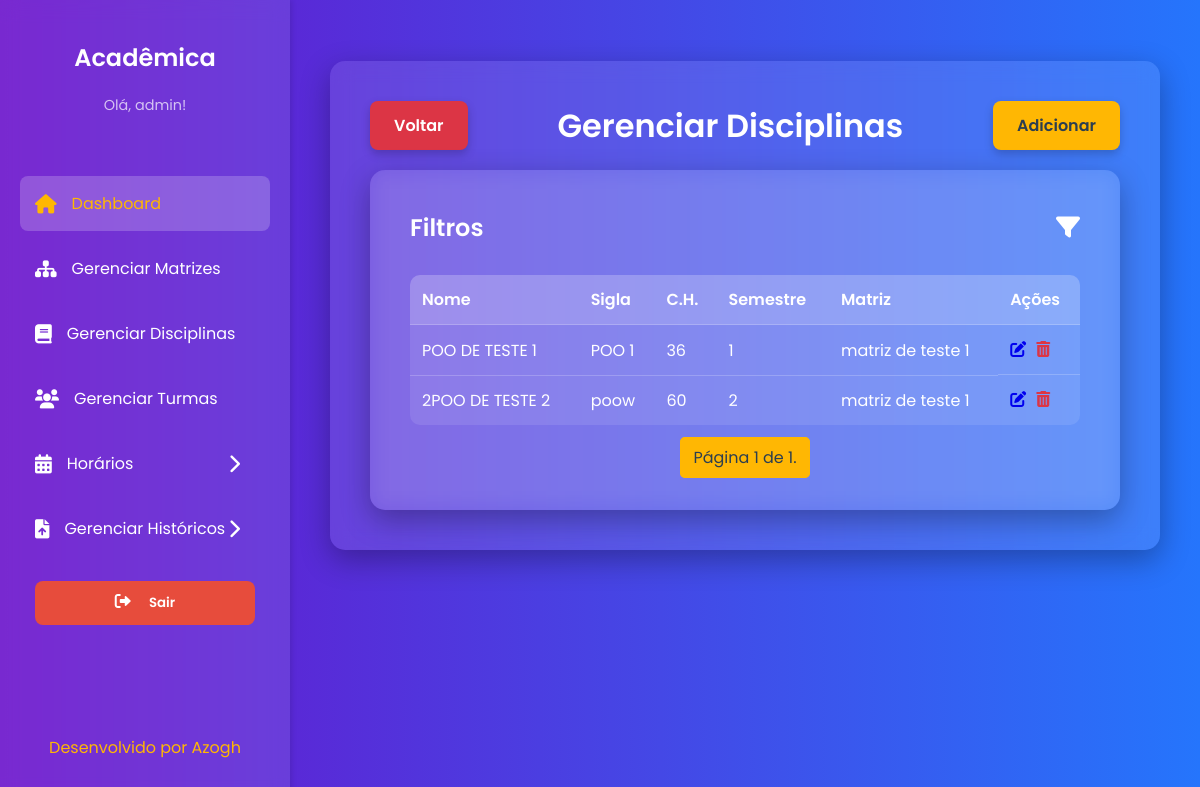
The page /disciplinas/ (signed in) on the database as committed earlier.
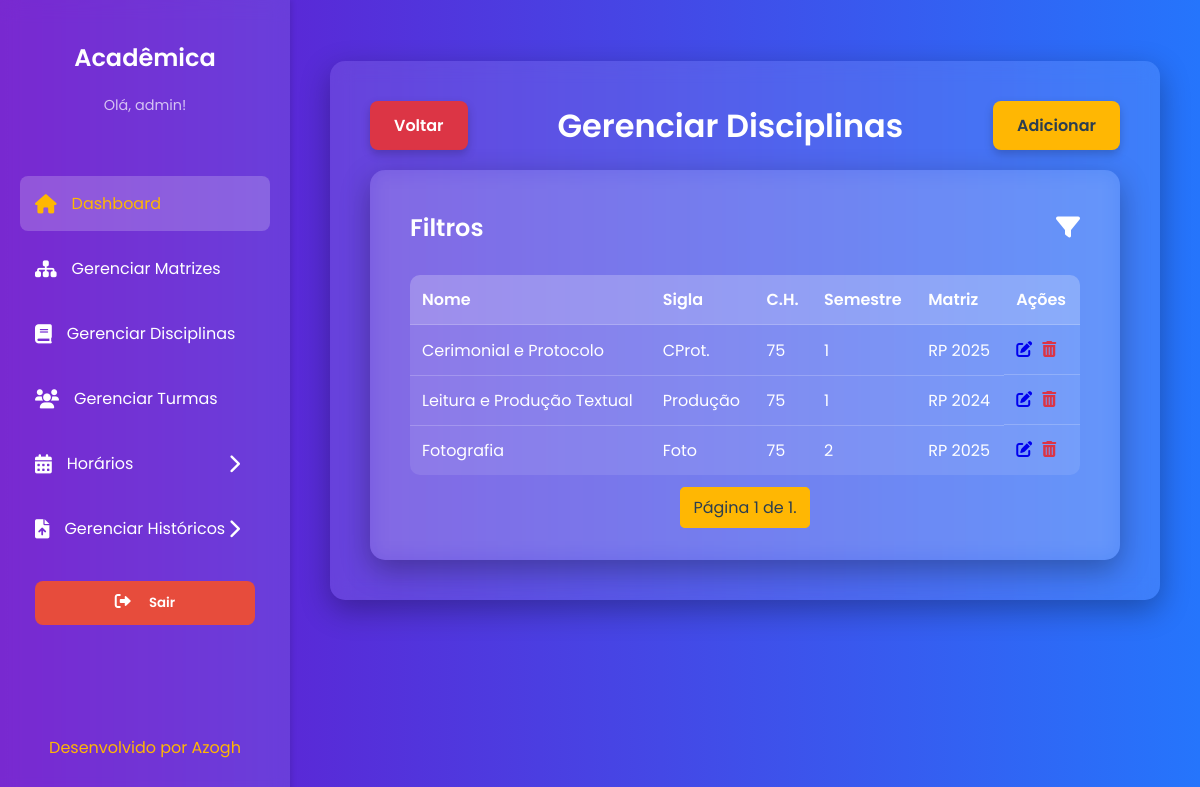
The same page on the database as committed later.
### core/models.py (models this page shows, shortened)
class Usuario(AbstractUser):
    gestao_inicio = models.DateField(
        null=True,
        blank=True,
        verbose_name="Início da Gestão"
    )
    portaria = models.CharField(
        max_length=15,
        null=True,
        blank=True,
        verbose_name="Número da Portaria"
    )
    groups = models.ManyToManyField(
        'auth.Group',
        related_name='core_usuarios',
        blank=True,
        help_text='The groups this user belongs to.',
        related_query_name='core_usuario',
        verbose_name="Grupos de Usuário"
    )
    user_permissions = models.ManyToManyField(
        'auth.Permission',
        related_name='core_usuarios',
        blank=True,
        help_text='Specific permissions for this user.',
        related_query_name='core_usuario',
        verbose_name="Permissões de Usuário"
    )
    class Meta:
        db_table = 'USUARIO'
        verbose_name = "Usuário"
        verbose_name_plural = "Usuários"

class Disciplinas(models.Model):
    nome = models.CharField(max_length=100)
    sigla = models.CharField(max_length=10)
    ch = models.IntegerField(verbose_name="Carga Horária")
    semestre = models.PositiveSmallIntegerField()
    codigo = models.CharField(max_length=10)
    matriz_curricular = models.ForeignKey(
        MatrizCurricular,
        on_delete=models.CASCADE,
        verbose_name="Matriz Curricular"
    )
    usuario = models.ForeignKey(
        Usuario,
        on_delete=models.CASCADE,
        verbose_name="Criado por"
    )
    pre_requisitos = models.ManyToManyField(
        'self',
        symmetrical=False,
        blank=True,
        verbose_name="Pré-requisitos"
    )
    class Meta:
        db_table = 'DISCIPLINAS'
        verbose_name = "Disciplina"
        verbose_name_plural = "Disciplinas"

class MatrizCurricular(models.Model):
    nome = models.CharField(max_length=45, verbose_name="Nome da Matriz")
    curso = models.ForeignKey(
        Curso,
        on_delete=models.CASCADE,
        verbose_name="Curso"
    )
    ch_total = models.IntegerField(verbose_name="Carga Horária Total")
    estagio = models.IntegerField(
        null=True,
        blank=True,
        verbose_name="Carga Horária Estágio"
    )
    acc = models.IntegerField(verbose_name="Carga Horária ACC")
    ano_referencia = models.IntegerField(verbose_name="Ano de Referência")
    usuario = models.ForeignKey(
        Usuario,
        on_delete=models.CASCADE,
        verbose_name="Criado por"
    )
    class Meta:
        db_table = 'MATRIZ_CURRICULAR'
        verbose_name = "Matriz Curricular"
        verbose_name_plural = "Matrizes Curriculares"

### core/views.py (the view)
# urls.py: path('disciplinas/', views.listar_disciplinas, name='listar_disciplinas'),
@login_required
def listar_disciplinas(request):
    disciplinas_list = Disciplinas.objects.all().order_by('semestre', 'nome')
    matriz_id = request.GET.get('matriz')
    semestre = request.GET.get('semestre')
    if matriz_id:
        disciplinas_list = disciplinas_list.filter(matriz_curricular__pk=matriz_id)
    if semestre:
        disciplinas_list = disciplinas_list.filter(semestre=semestre)
    matrizes_disponiveis = MatrizCurricular.objects.all()
    semestres_disponiveis = Disciplinas.objects.values_list('semestre', flat=True).distinct().order_by('semestre')
    paginator = Paginator(disciplinas_list, 15)
    page = request.GET.get('page')
    try:
        disciplinas = paginator.page(page)
    except PageNotAnInteger:
        disciplinas = paginator.page(1)
    except EmptyPage:
        disciplinas = paginator.page(paginator.num_pages)
    return render(request, 'core/disciplinas/listar_disciplinas.html', {
        'disciplinas': disciplinas,
        'matrizes_disponiveis': matrizes_disponiveis,
        'semestres_disponiveis': semestres_disponiveis,
    })

### core/templates/core/disciplinas/listar_disciplinas.html (shortened to what this page needs)
{% extends 'core/base.html' %}
{% load static %}
{% block content %}
    <div style="display: flex; justify-content: space-between; align-items: center; margin-bottom: 20px;">
        <a href="{% url 'painel' %}" class="cancel-button">Voltar</a>
        <h1 style="margin: 0; text-align: center; flex-grow: 1;">Gerenciar Disciplinas</h1>
        <a href="{% url 'adicionar_disciplina' %}" class="cta-button">Adicionar</a>
    </div>
    <div class="content-card">
        <div style="display: flex; justify-content: space-between; align-items: center;">
            <h2 style="margin: 0;">Filtros</h2>
            <a href="#" id="filter-toggle" style="font-size: 1.5em; color: var(--text-color);"><i class="fas fa-filter"></i></a>
        </div>
        <table style="margin-top: 30px;">
            <thead>
                <tr>
                    <th>Nome</th>
                    <th>Sigla</th>
                    <th>C.H.</th>
                    <th>Semestre</th>
                    <th>Matriz</th>
                    <th>Ações</th>
                </tr>
            </thead>
            <tbody>
                {% for disciplina in disciplinas %}
                <tr>
                    <td>{{ disciplina.nome }}</td>
                    <td>{{ disciplina.sigla }}</td>
                    <td>{{ disciplina.ch }}</td>
                    <td>{{ disciplina.semestre }}</td>
                    <td>{{ disciplina.matriz_curricular.nome }}</td>
                    <td style="display: flex; gap: 10px;">
                        <a href="{% url 'editar_disciplina' disciplina.pk %}"><i class="fas fa-pen-to-square"></i></a>
                        <a href="{% url 'excluir_disciplina' disciplina.pk %}" style="color: #dc3545;"><i class="fas fa-trash-can"></i></a>
                    </td>
                </tr>
                {% empty %}
                <tr>
                    <td colspan="6">Nenhuma disciplina encontrada.</td>
                </tr>
                {% endfor %}
            </tbody>
        </table>
        <div class="pagination">
            <span class="step-links">
                <span class="current">
                    Página {{ disciplinas.number }} de {{ disciplinas.paginator.num_pages }}.
                </span>
            </span>
        </div>
    </div>
{% endblock %}

### core/templates/core/base.html (shortened to what this page needs)
{% load static %}
<!DOCTYPE html>
<html lang="pt-br">
<head>
    <link rel="stylesheet" href="https://cdnjs.cloudflare.com/ajax/libs/font-awesome/6.0.0-beta3/css/all.min.css">
</head>
<body>
    <div class="dashboard-container">
        <aside class="sidebar">
            <div class="sidebar-header">
                <h2>Acadêmica</h2>
                <p>Olá, {{ user.username }}!</p>
            </div>
            <nav class="sidebar-nav">
                <ul>
                    <li><a href="{% url 'painel' %}" class="active"><i class="fas fa-home"></i> Dashboard</a></li>
                    <li><a href="{% url 'listar_matrizes' %}"><i class="fas fa-sitemap"></i> Gerenciar Matrizes</a></li>
                    <li><a href="{% url 'listar_disciplinas' %}"><i class="fas fa-book"></i> Gerenciar Disciplinas</a></li>
                    <li><a href="{% url 'listar_turmas' %}"><i class="fas fa-users"></i> Gerenciar Turmas</a></li>
                    <li class="dropdown-container">
                        <a href="#" id="horarios-dropdown-toggle" class="dropdown-toggle">
                            <i class="fas fa-calendar-alt"></i>
                            <span>Horários</span>
                            <i class="fas fa-chevron-right arrow"></i>
                        </a>
                    </li>
                    <li class="dropdown-container">
                        <a href="#" id="historicos-dropdown-toggle" class="dropdown-toggle">
                            <i class="fas fa-file-upload"></i>
                            <span>Gerenciar Históricos</span>
                            <i class="fas fa-chevron-right arrow"></i>
                        </a>
                    </li>
                    <li><a href="{% url 'logout' %}" style="text-decoration: none; display: block; margin-bottom: 15px;">
            <button type="button" style="
                width: 100%;
                background-color: #e74c3c;
                color: white;
                border: none;
                padding: 12px;
                border-radius: 8px;
                cursor: pointer;
                font-weight: 600;
                transition: background 0.3s;
                font-family: 'Poppins', sans-serif;">
                <i class="fas fa-sign-out-alt"></i> Sair
            </button>
        </a></li>
                </ul>
            </nav>
            <div class="footer">
                <a href="https://github.com/Azogh">Desenvolvido por Azogh</a>
            </div>
        </aside>
        <main class="main-content">
            <div class="header">
            </div>
            <div class="content-card">
                {% block content %}{% endblock %}
            </div>
        </main>
    </div>
</body>
</html>

### core/templates/core/base.html (style rules this page uses)
:root { --primary-color-dark: #6a11cb; --primary-color-light: #2575fc; --accent-color: #ffb703; --accent-color-hover: #fb8500; --text-color: #fff; --container-bg: rgba(255, 255, 255, 0.1); }
body { font-family: 'Poppins', sans-serif; background: linear-gradient(to right, var(--primary-color-dark), var(--primary-color-light)); color: var(--text-color); margin: 0; padding: 0; min-height: 100vh; box-sizing: border-box; }
.dashboard-container { display: flex; min-height: 100vh; }
.sidebar { width: 250px; background-color: rgba(255, 255, 255, 0.1); backdrop-filter: blur(10px); padding: 20px; box-shadow: 2px 0 5px rgba(0, 0, 0, 0.1); display: flex; flex-direction: column; transition: transform 0.3s ease; }
.sidebar-header { text-align: center; margin-bottom: 30px; }
.sidebar-header h2 { font-size: 1.5em; font-weight: 600; }
.sidebar-header p { font-size: 0.9em; color: rgba(255, 255, 255, 0.7); }
.sidebar-nav ul { list-style: none; padding: 0; }
.sidebar-nav a { display: flex; align-items: center; color: #fff; text-decoration: none; padding: 15px; margin-bottom: 10px; border-radius: 8px; transition: all 0.3s ease; font-weight: 400; }
.sidebar-nav a i { margin-right: 15px; font-size: 1.2em; }
.sidebar-nav a:hover, .sidebar-nav a.active { background-color: rgba(255, 255, 255, 0.2); color: #ffb703; }
.dropdown-container { position: relative; }
.dropdown-toggle { display: flex; align-items: center; color: #fff; text-decoration: none; padding: 15px; margin-bottom: 10px; border-radius: 8px; transition: all 0.3s ease; font-weight: 400; cursor: pointer; }
.dropdown-toggle i { margin-right: 15px; font-size: 1.2em; }
.dropdown-toggle .arrow { margin-left: auto; transition: transform 0.3s ease; }
.footer { margin-top: auto; text-align: center; padding: 20px; }
.footer a { color: #ffb703; text-decoration: none; font-size: 1em; transition: color 0.3s ease; }
.main-content { flex-grow: 1; padding: 40px; display: flex; flex-direction: column; }
.content-card { background-color: rgba(255, 255, 255, 0.1); backdrop-filter: blur(10px); padding: 40px; border-radius: 15px; box-shadow: 0 10px 30px rgba(0, 0, 0, 0.3); }
h1, h2 { font-weight: 600; }
.cta-button, .cancel-button, .delete-button { display: inline-block; padding: 12px 24px; background-color: var(--accent-color); color: #2c3e50; text-decoration: none; border-radius: 8px; font-weight: 600; transition: all 0.3s ease; box-shadow: 0 4px 10px rgba(0, 0, 0, 0.2); text-align: center; cursor: pointer; border: none; font-family: 'Poppins', sans-serif; }
.cancel-button { background-color: #dc3545; color: #fff; }
table { width: 100%; border-collapse: collapse; margin-top: 20px; background-color: rgba(255, 255, 255, 0.1); border-radius: 10px; overflow: hidden; }
th, td { padding: 12px; text-align: left; border-bottom: 1px solid rgba(255, 255, 255, 0.2); }
th { font-weight: 600; background-color: rgba(255, 255, 255, 0.15); }
tr:last-child td { border-bottom: none; }
.pagination { display: flex; justify-content: center; margin-top: 20px; gap: 10px; }
.pagination a, .pagination .current { padding: 8px 12px; border: 1px solid var(--accent-color); border-radius: 5px; color: var(--accent-color); transition: all 0.3s ease; }
.pagination .current { background-color: var(--accent-color); color: #2c3e50; cursor: default; }

Rows that differ between the two databases and show on the page:
removed Disciplinas: nome "POO DE TESTE 1", sigla "POO 1", ch "36", semestre "1", matriz_curricular.nome "matriz de teste 1"
removed Disciplinas: nome "2POO DE TESTE 2", sigla "poow", ch "60", semestre "2", matriz_curricular.nome "matriz de teste 1"
added Disciplinas: nome "Cerimonial e Protocolo", sigla "CProt.", ch "75", semestre "1", matriz_curricular.nome "RP 2025"
added Disciplinas: nome "Leitura e Produção Textual", sigla "Produção", ch "75", semestre "1", matriz_curricular.nome "RP 2024"
added Disciplinas: nome "Fotografia", sigla "Foto", ch "75", semestre "2", matriz_curricular.nome "RP 2025"
